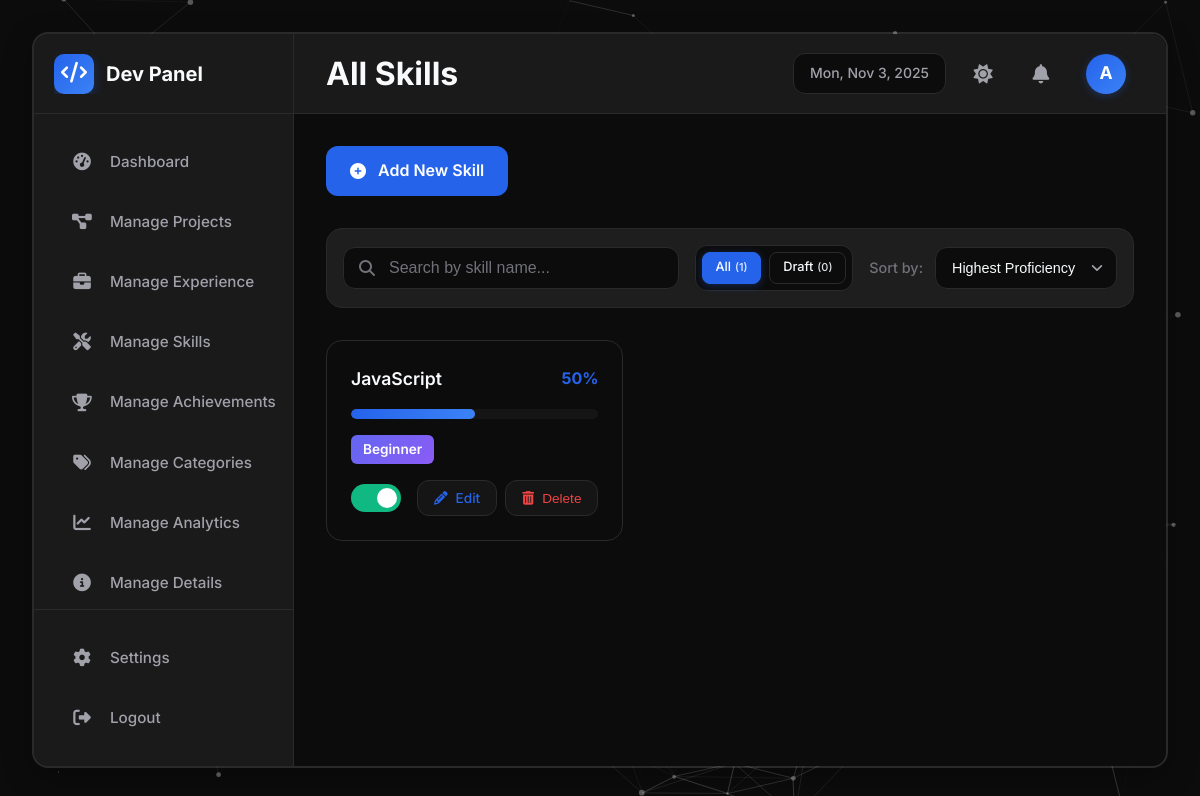
The app's page /skills/list/ with its own data.
### portfolio/models.py (models this page shows, shortened)
class Skill(models.Model):
    SKILL_LEVEL_CHOICES = [
        ("beginner", "Beginner"),
        ("intermediate", "Intermediate"),
        ("advanced", "Advanced"),
        ("expert", "Expert"),
    ]
    name = models.CharField(max_length=200, help_text="Skill name (e.g., Python, React)")
    slug = models.SlugField(max_length=200, unique=True)
    skill_level = models.CharField(
        max_length=20,
        choices=SKILL_LEVEL_CHOICES,
        default="intermediate",
        help_text="Proficiency level",
    )
    proficiency = models.IntegerField(
        default=50,
        help_text="Proficiency percentage (0-100)",
    )
    description = models.TextField(
        blank=True, help_text="Brief description of skill and experience"
    )
    icon_type = models.CharField(
        max_length=20,
        choices=[("upload", "Uploaded Icon"), ("fontawesome", "FontAwesome Icon")],
        default="upload",
        help_text="Type of icon (uploaded image or FontAwesome class)",
    )
    icon_image = models.ImageField(
        upload_to="skills/icons/",
        blank=True,
        null=True,
        help_text="Uploaded skill icon",
    )
    icon_class = models.CharField(
        max_length=100,
        blank=True,
        help_text="FontAwesome icon class (e.g., 'fab fa-react')",
    )
    certificate_type = models.CharField(
        max_length=20,
        choices=[("file", "Certificate File"), ("link", "Certificate Link")],
        default="file",
        blank=True,
        help_text="Type of certificate",
    )
    certificate_file = models.FileField(
        upload_to="skills/certificates/",
        blank=True,
        null=True,
        help_text="Certificate file (PDF or image)",
    )
    certificate_url = models.URLField(
        blank=True, null=True, help_text="Certificate URL link"
    )
    is_active = models.BooleanField(default=True, help_text="Show on website")
    is_draft = models.BooleanField(default=False, help_text="Draft status")
    order = models.IntegerField(default=0, help_text="Display order")
    created_at = models.DateTimeField(auto_now_add=True)
    updated_at = models.DateTimeField(auto_now=True)
    class Meta:
        ordering = ["-proficiency", "name"]
        verbose_name = "Skill"
        verbose_name_plural = "Skills"

### portfolio/views.py (the view)
# urls.py: path("skills/list/", views.list_skills, name="list_skills"),
def list_skills(request):
    filter_type = request.GET.get("filter", "all")
    if filter_type == "draft":
        skills = Skill.objects.filter(is_draft=True).order_by("-created_at")
    else:  # all
        skills = Skill.objects.all().order_by("-created_at")
    total_count = Skill.objects.count()
    draft_count = Skill.objects.filter(is_draft=True).count()
    context = {
        "skills": skills,
        "current_filter": filter_type,
        "total_count": total_count,
        "draft_count": draft_count,
    }
    return render(request, "list_skills.html", context)

### portfolio/context_processors.py (called while the page is built)
def notifications_context(request):
    recent_notifications = Notification.objects.filter(is_active=True).order_by('-created_at')[:3]
    unread_count = Notification.objects.filter(is_active=True, is_read=False).count()
    return {
        'recent_notifications': recent_notifications,
        'unread_count': unread_count,
    }

### templates/list_skills.html (shortened to what this page needs)
{% extends 'base.html' %}
{% load static %}
{% block extra_css %}
<link rel="stylesheet" href="{% static 'css/list-common.css' %}">
<link rel="stylesheet" href="{% static 'css/manage-skills.css' %}?v=4">
<link rel="stylesheet" href="{% static 'css/view-all-skills.css' %}?v=4">
{% endblock %}
{% block nav_skills %}active{% endblock %}
{% block navbar_left %}
<h1 class="page-title">All Skills</h1>
{% endblock %}
{% block content %}
<div class="page-actions-header">
    <a href="{% url 'create_skill' %}" class="btn-primary">
        <i class="fas fa-plus-circle"></i> Add New Skill
    </a>
</div>
<div class="filter-bar section-card">
    <div class="search-wrapper">
        <input type="text" id="search-input" placeholder="Search by skill name...">
    </div>
    <div class="filter-controls">
        <div class="filter-group">
            <a href="{% url 'list_skills' %}" class="filter-btn {% if not current_filter or current_filter == 'all' %}active{% endif %}">
                All <span class="count">({{ total_count }})</span>
            </a>
            <a href="{% url 'list_skills' %}?filter=draft" class="filter-btn {% if current_filter == 'draft' %}active{% endif %}">
                Draft <span class="count">({{ draft_count }})</span>
            </a>
        </div>
        <div class="sort-group">
            <label for="sort-select">Sort by:</label>
            <select id="sort-select">
                <option value="proficiency">Highest Proficiency</option>
            </select>
        </div>
    </div>
</div>
<div class="skills-grid" id="all-skills-grid">
    {% for skill in skills %}
    <div class="skill-card {% if skill.is_draft %}draft{% endif %} fade-in {% if not skill.is_active %}inactive{% endif %}"
         data-status="{% if skill.is_draft %}draft{% else %}active{% endif %}"
         data-title="{{ skill.name }}"
         data-proficiency="{{ skill.proficiency }}"
         data-skill-id="{{ skill.id }}">
        <div class="skill-header">
            <h4>{{ skill.name }}</h4>
            <span class="skill-percentage">{{ skill.proficiency }}%</span>
        </div>
        <div class="skill-bar">
            <div class="skill-progress" style="width: {{ skill.proficiency }}%;"></div>
        </div>
        <div class="skill-meta">
            <span class="skill-level-badge {{ skill.skill_level }}">{{ skill.get_skill_level_display }}</span>
        </div>
        <div class="skill-actions">
            <label class="toggle-switch">
                <span class="slider"></span>
            </label>
            <div class="action-buttons">
                <a href="{% url 'edit_skill' skill.id %}" class="btn-icon btn-edit">
                    <i class="fas fa-pencil-alt"></i> Edit
                </a>
                <button type="button" class="btn-icon btn-delete" data-skill-id="{{ skill.id }}" data-skill-name="{{ skill.name }}">
                    <i class="fas fa-trash-alt"></i> Delete
                </button>
            </div>
        </div>
    </div>
    {% endfor %}
</div>
{% endblock %}

### static/css/base.css (style rules this page uses)
:root { --bg-main: #0c0c0c; --bg-sidebar: #1a1a1a; --bg-cards: #1e1e1e; --border-color: #2a2a2a; --text-primary: #f8fafc; --text-secondary: #a1a1aa; --text-muted: #71717a; --particle-color: #444; --shadow-color: rgba(0, 0, 0, 0.3); --hover-bg: rgba(100, 100, 100, 0.1); --accent-blue: #2563eb; --accent-blue-hover: #3b82f6; --success: #10b981; --danger: #ef4444; --shadow-lg: 0 10px 30px var(--shadow-color); --border-radius: 12px; --border-radius-lg: 16px; --transition: all 0.2s cubic-bezier(0.4, 0, 0.2, 1); }
*, *::before, *::after { margin: 0; padding: 0; box-sizing: border-box; }
body { font-family: 'Inter', -apple-system, BlinkMacSystemFont, sans-serif; background-color: var(--bg-main); color: var(--text-primary); line-height: 1.6; -webkit-font-smoothing: antialiased; -moz-osx-font-smoothing: grayscale; overflow-x: hidden; transition: background-color var(--transition), color var(--transition); }
a { text-decoration: none; color: inherit; }
button { background: none; border: none; cursor: pointer; }
.btn-primary { background: var(--accent-blue); color: white; padding: 12px 1.5rem; border-radius: var(--border-radius); font-weight: 600; transition: var(--transition); display: inline-flex; align-items: center; gap: 0.75rem; font-size: 1rem; text-decoration: none; cursor: pointer; }
.btn-icon { min-width: 80px; height: 36px; padding: 0 1rem; border-radius: var(--border-radius); display: inline-flex; align-items: center; justify-content: center; gap: 0.5rem; font-size: 0.85rem; font-weight: 500; color: var(--text-secondary); background-color: var(--hover-bg); border: 1px solid var(--border-color); transition: var(--transition); cursor: pointer; }
.btn-edit { color: var(--accent-blue); }
.btn-delete { color: var(--danger); }
.section-card { background-color: var(--bg-cards); border: 1px solid var(--border-color); border-radius: var(--border-radius-lg); padding: 2rem; transition: var(--transition); }
.page-actions-header { margin-bottom: 2rem; }
.action-buttons { display: flex; gap: 0.5rem; }
.toggle-switch { position: relative; display: inline-block; width: 50px; height: 28px; }
.slider { position: absolute; cursor: pointer; top: 0; left: 0; right: 0; bottom: 0; background-color: var(--border-color); border-radius: 28px; transition: var(--transition); }
.slider:before { position: absolute; content: ""; height: 20px; width: 20px; left: 4px; bottom: 4px; background-color: white; border-radius: 50%; transition: var(--transition); }
.toggle-switch input:checked + .slider { background-color: var(--success); }
.toggle-switch input:checked + .slider:before { transform: translateX(22px); }
.filter-bar { padding: 1.5rem; margin-bottom: 2rem; display: flex; flex-wrap: wrap; gap: 1.5rem; align-items: center; }
.search-wrapper { flex-grow: 1; position: relative; min-width: 250px; }
#search-input { width: 100%; background-color: var(--bg-main); border: 1px solid var(--border-color); border-radius: var(--border-radius); padding: 12px 16px 12px 45px; color: var(--text-primary); font-size: 1rem; outline: none; transition: var(--transition); }
.filter-controls { display: flex; flex-wrap: wrap; gap: 1.5rem; align-items: center; }
.filter-group { display: flex; background-color: var(--bg-main); border-radius: var(--border-radius); padding: 6px; border: 1px solid var(--border-color); }
.filter-btn { padding: 8px 16px; font-size: 0.9rem; font-weight: 600; color: var(--text-secondary); border-radius: 8px; transition: var(--transition); cursor: pointer; }
.filter-btn.active, .filter-btn:hover { color: var(--text-primary); }
.filter-btn.active { background-color: var(--accent-blue); color: white; box-shadow: 0 2px 10px color-mix(in srgb, var(--accent-blue) 30%, transparent); }
.sort-group { display: flex; align-items: center; gap: 0.75rem; }
.sort-group label { font-size: 0.9rem; font-weight: 500; color: var(--text-muted); }
#sort-select { background-color: var(--bg-main); border: 1px solid var(--border-color); border-radius: var(--border-radius); padding: 10px 16px; color: var(--text-primary); font-size: 0.9rem; outline: none; -moz-appearance: none; -webkit-appearance: none; appearance: none; background-position: right 0.5rem center; background-repeat: no-repeat; background-size: 1.5em 1.5em; padding-right: 2.5rem; }
.fade-in { animation: fadeIn 0.5s ease-out forwards; }

### records on screen
Skill: name "JavaScript", proficiency "50", skill_level "Beginner"

### other values on screen
{{ total_count }} "1"
{{ draft_count }} "0"
